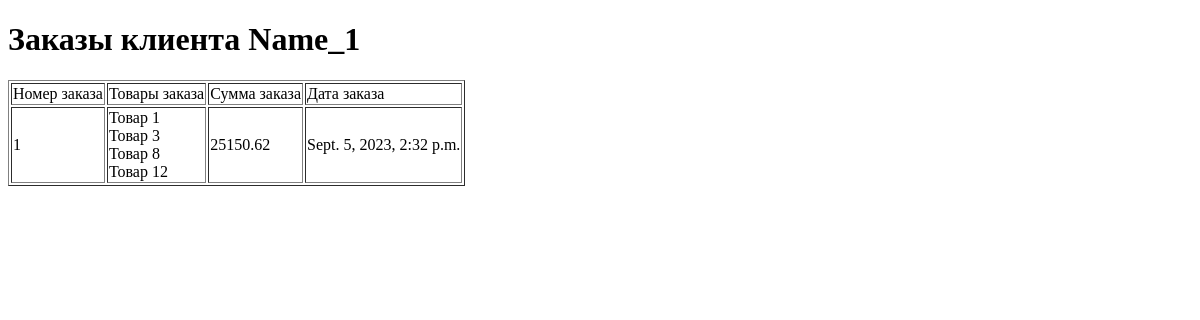
/store/get_orders/1/, run on an earlier commit of the app's database.
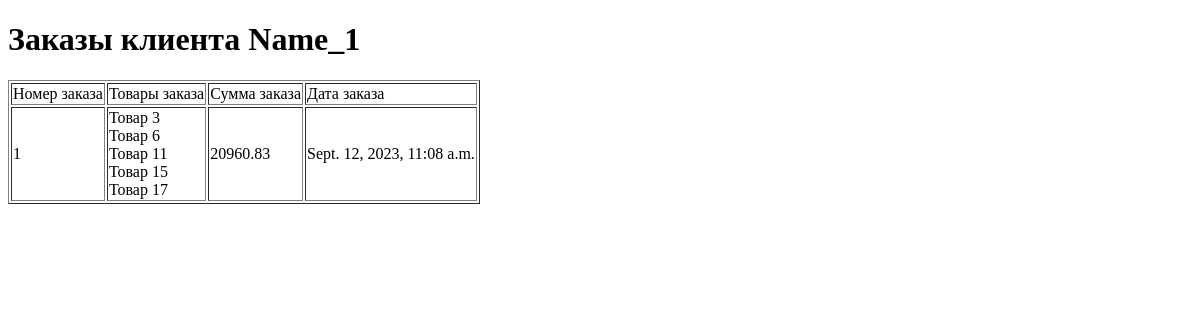
And on a later commit of the database.
### homework_app/models.py (models this page shows, shortened)
class User(models.Model):
    name = models.CharField(max_length=100)
    email = models.EmailField()
    phone_number = models.CharField(max_length=20)
    user_address = models.CharField(max_length=100)
    registration = models.DateTimeField(auto_now=True)

class Order(models.Model):
    user_name = models.ForeignKey(User, on_delete=models.CASCADE)
    products = models.ManyToManyField(Product)
    sum_price = models.DecimalField(default=0.0, max_digits=10, decimal_places=2)
    order_date = models.DateTimeField(auto_now=True)

class Product(models.Model):
    name = models.CharField(max_length=100)
    content = models.TextField()
    price = models.DecimalField(default=1000.0, decimal_places=2, max_digits=10)
    count = models.IntegerField(default=1)
    adding_date = models.DateTimeField(auto_now=True)
    image = models.ImageField(default=None)

### homework_app/views.py (the view)
# urls.py: path('get_orders/<int:user_id>/', get_orders_by_user_id),
def get_orders_by_user_id(request, user_id):
    user = User.objects.filter(pk=user_id).first()
    orders = Order.objects.filter(user_name_id=user)
    orders_with_products = {}
    for order in orders:
        products = Order.objects.get(id=order.id).products.all()
        orders_with_products[order] = products
    context = {
        'user': user,
        'orders': orders_with_products,
    }
    return render(request, "homework_app/orders.html", context)

### homework_app/templates/homework_app/orders.html (shortened to what this page needs)
<!DOCTYPE html>
<html lang="en">
<head>
</head>
<body>
<h1>Заказы клиента {{ user.name }}</h1>
    <table border='1'>
        <tr>
            <td>Номер заказа</td>
            <td>Товары заказа</td>
            <td>Сумма заказа</td>
            <td>Дата заказа</td>
        </tr>
        {% for order, products in orders.items %}
        <tr>
            <td>{{ order.id }}</td>
            <td>{% for product in products %}
                {{ product.name }}
                <br>
                {% endfor %}
                </td>
            <td>{{ order.sum_price }}</td>
            <td>{{ order.order_date }}</td>
        </tr>
        {% endfor %}
    </table>
</body>
</html>

What changed in the data, as far as the page shows it:
changed Order id 1: loses Product (name "Товар 1"); loses Product (name "Товар 8"); loses Product (name "Товар 12"); gains Product (name "Товар 6"); gains Product (name "Товар 11"); gains Product (name "Товар 15"); gains Product (name "Товар 17"); sum_price "25150.62" → "20960.83"; order_date "Sept. 5, 2023, 2:32 p.m." → "Sept. 12, 2023, 11:08 a.m."
